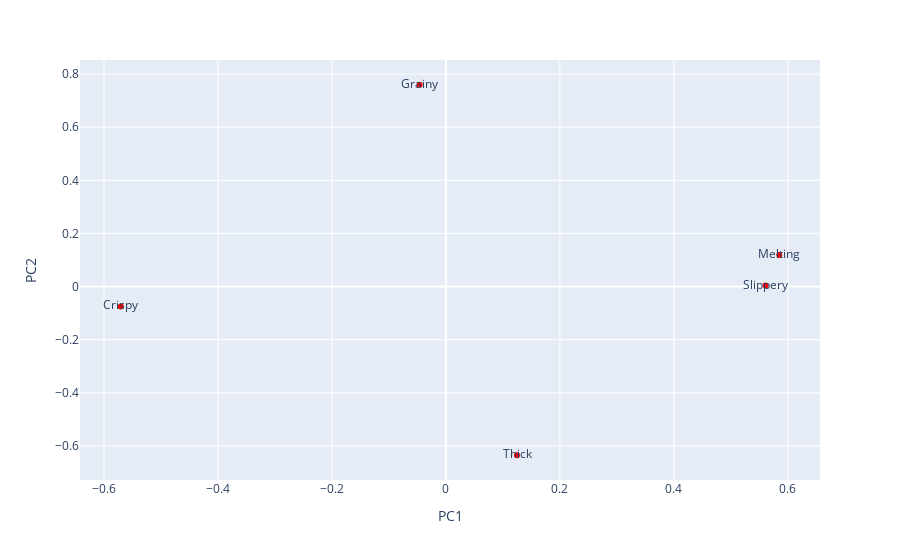

The cell this chart's notebook holds for it:
### Code cell
# 2D loadings plot
loadings_label=df_loadings.index 
fig = px.scatter(df_loadings, x='PC1', y='PC2', text=loadings_label)
fig.update_traces(marker=dict(color='red', size=6))
fig.show()

### Figure 1 — Plotly figure (JSON) as saved in the notebook; plotly's stock layout.template omitted (floating-point values rounded to 4 significant figures)
{"data": [{"hovertemplate": "PC1=%{x}<br>PC2=%{y}<br>index=%{text}<extra></extra>", "legendgroup": "", "marker": {"color": "red", "size": 6, "symbol": "circle"}, "mode": "markers+text", "name": "", "orientation": "v", "showlegend": false, "text": ["Thick", "Grainy", "Slippery", "Crispy", "Melting"], "type": "scatter", "x": [0.1248, -0.04615, 0.5609, -0.5706, 0.5849], "xaxis": "x", "y": [-0.6349, 0.7597, 0.003803, -0.0747, 0.1189], "yaxis": "y"}], "layout": {"legend": {"tracegroupgap": 0}, "margin": {"t": 60}, "xaxis": {"anchor": "y", "domain": [0, 1], "title": {"text": "PC1"}}, "yaxis": {"anchor": "x", "domain": [0, 1], "title": {"text": "PC2"}}}}
